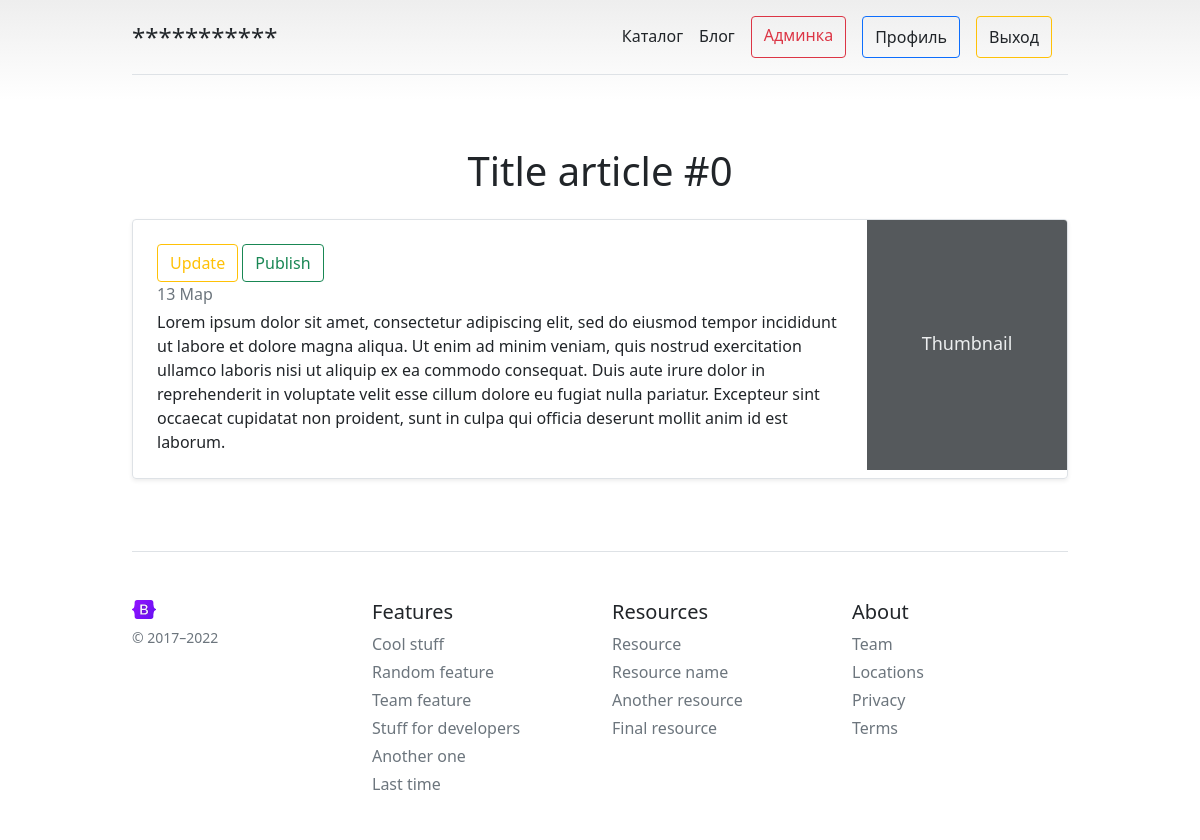
The page /blog/read/1/ (signed in) on the database its author committed.
### blog/models.py (models this page shows, shortened)
class Article(models.Model):
    title = models.CharField(max_length=150, verbose_name='Заголовок')
    body = models.TextField(verbose_name='содержимое')
    preview = models.ImageField(upload_to='blog/', **NULLABLE)
    is_published = models.BooleanField(default=False)
    created_at = models.DateTimeField(auto_now_add=True)
    class Meta:
        verbose_name = 'статья'
        verbose_name_plural = 'статьи'
        ordering = ('created_at',)
        permissions = [
            (
                "set_publish",
                "Can publish article"
            )
        ]

### blog/views.py (the view)
# urls.py: path('read/<int:pk>/', ArticleDetailView.as_view(), name='read'),
class ArticleDetailView(DetailView):
    model = Article
    def get(self, *args, **kwargs):
        self.object = self.get_object()
        if self.object.is_published or self.request.user.has_perm('blog.set_publish'):
            return super().get(*args, **kwargs)
        return redirect(reverse('blog:list'))

### blog/templates/blog/article_detail.html (shortened to what this page needs)
{% extends 'mailing/base.html' %}
{% block content %}
    <h2 class="display-6 text-center mb-4">{{ object.title }}</h2>
    <div class="row">
        <div class="col-12">
            <div class="row g-0 border rounded overflow-hidden flex-md-row mb-4 shadow-sm h-md-250 position-relative">
                <div class="col p-4 d-flex flex-column position-static">
                    <div class="row">
                        <div class="col-6">
                            {% if perms.blog.change_article %}
                                <a href="{% url 'blog:update' object.pk %}"
                                   class="btn btn-outline-warning">Update</a>
                            {% endif %}
                            {% if perms.blog.set_publish %}
                                {% if object.is_published %}
                                    <a href="{% url 'blog:publish' object.pk %}"
                                       class="btn btn-outline-danger">Unpublish</a>
                                {% else %}
                                    <a href="{% url 'blog:publish' object.pk %}"
                                       class="btn btn-outline-success">Publish</a>
                                {% endif %}
                            {% endif %}
                        </div>
                    </div>
                    <div class="mb-1 text-muted">{{ object.created_at|date:"d M" }}</div>
                    <p class="card-text mb-auto">
                        {{ object.body }}
                    </p>
                </div>
                <div class="col-auto d-none d-lg-block">
                    <svg class="bd-placeholder-img" width="200" height="250" xmlns="http://www.w3.org/2000/svg"
                         role="img" aria-label="Placeholder: Thumbnail" preserveAspectRatio="xMidYMid slice"
                         focusable="false"><title>Placeholder</title>
                        <text x="50%" y="50%" fill="#eceeef" dy=".3em">Thumbnail</text>
                    </svg>
                </div>
            </div>
        </div>
    </div>
{% endblock %}

### mailing/templates/mailing/base.html (style rules this page uses)
.bd-placeholder-img { font-size: 1.125rem; text-anchor: middle; -webkit-user-select: none; -moz-user-select: none; user-select: none; }
body { background-image: linear-gradient(180deg, #eee, #fff 100px, #fff); }

### rows shown on the page
Article: title "Title article #0", created_at "13 Мар", body "Lorem ipsum dolor sit amet, consectetur adipiscing elit, sed do eiusmod tempor incididunt ut labore et dolore magna aliqua. Ut enim ad minim veniam, quis nostrud exercitation ullamco laboris nisi ut aliquip ex ea commodo consequat. Duis aute irure dolor in reprehenderit in voluptate velit esse cillum dolore eu fugiat nulla pariatur. Excepteur sint occaecat cupidatat non proident, sunt in culpa qui officia deserunt mollit anim id est laborum."
